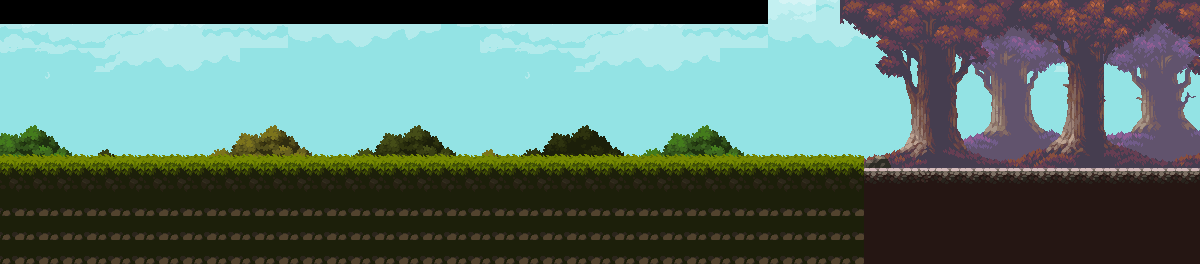

This game map was drawn from its Tiled (.tmx) file and the tilesets committed beside it. A one-line description and the trimmed map source follow:
An orthogonal 50x11 tile map with 24x24 px tiles, 4 tile layers (sky, background_layer_1, background_layer_2, Ground), 7 tilesets and 15 objects (9x villager, 3x ground, 2x leftGroundWall, Player).

<map version="1.10" tiledversion="1.11.0" orientation="orthogonal" renderorder="right-down" width="50" height="11" tilewidth="24" tileheight="24" infinite="0" nextlayerid="8" nextobjectid="17">
 <tileset firstgid="1" source="blue_sky.tsx" />
 <tileset firstgid="191" source="g_asset.tsx" />
 <tileset firstgid="447" source="background_layer_2.tsx" />
 <tileset firstgid="538" source="background_layer_3.tsx" />
 <tileset firstgid="629" source="oka_g.tsx" />
 <tileset firstgid="944" source="rock_1.tsx" />
 <tileset firstgid="945" source="rock_2.tsx" />
 <layer id="1" name="sky" width="50" height="11" parallaxx="0.85">
  <data>[550 cells, 450 non-empty, 179 distinct tile ids]</data>
 </layer>
 <layer id="3" name="background_layer_1" width="50" height="11" parallaxx="0.9">
  <data>[550 cells, 132 non-empty, 125 distinct tile ids]</data>
 </layer>
 <layer id="4" name="background_layer_2" width="50" height="11" parallaxx="0.95">
  <data>[550 cells, 113 non-empty, 92 distinct tile ids]</data>
 </layer>
 <layer id="2" name="Ground" width="50" height="11">
  <data>[550 cells, 250 non-empty, 8 distinct tile ids]</data>
 </layer>
 <objectgroup id="5" name="ground_layer">
  <object id="1" name="ground" type="ground" x="0.1665" y="155.625" width="886.167" height="5.75" />
  <object id="2" name="ground" type="ground" x="885.292" y="167.875" width="313.792" height="5.75" />
  <object id="4" name="ground" type="ground" x="885.292" y="167.875" width="313.792" height="5.75" />
  <object id="3" name="leftGroundWall" type="leftGroundWall" x="883.583" y="158.292" width="4.91667" height="13.7083" />
  <object id="6" name="leftGroundWall" type="leftGroundWall" x="88.0417" y="80.4583" width="4.91667" height="85.0833" />
 </objectgroup>
 <objectgroup id="6" name="spawn">
  <object id="5" name="Player" type="Player" x="524.5" y="120">
   <properties>
    <property name="damageCap" type="float" value="1" />
    <property name="jumpForce" type="float" value="-2.4" />
    <property name="runSpeed" type="float" value="75" />
   </properties>
   <point />
  </object>
 </objectgroup>
 <objectgroup id="7" name="items">
  <object id="7" name="villager" type="villager" x="740.558" y="102.657">
   <properties>
    <property name="type" value="man" />
   </properties>
   <point />
  </object>
  <object id="9" name="villager" type="villager" x="757.5" y="101">
   <properties>
    <property name="type" value="oldMan" />
   </properties>
   <point />
  </object>
  <object id="10" name="villager" type="villager" x="776.5" y="100.5">
   <properties>
    <property name="type" value="woman" />
   </properties>
   <point />
  </object>
  <object id="11" name="villager" type="villager" x="807" y="103.5">
   <properties>
    <property name="type" value="oldWoman" />
   </properties>
   <point />
  </object>
  <object id="12" name="villager" type="villager" x="831.5" y="100.5">
   <properties>
    <property name="type" value="boy" />
   </properties>
   <point />
  </object>
  <object id="13" name="villager" type="villager" x="869" y="107">
   <properties>
    <property name="type" value="woman" />
   </properties>
   <point />
  </object>
  <object id="14" name="villager" type="villager" x="696.5" y="108.5">
   <properties>
    <property name="type" value="man" />
   </properties>
   <point />
  </object>
  <object id="15" name="villager" type="villager" x="790.5" y="113.5">
   <properties>
    <property name="type" value="boy" />
   </properties>
   <point />
  </object>
  <object id="16" name="villager" type="villager" x="719" y="101">
   <properties>
    <property name="type" value="oldWoman" />
   </properties>
   <point />
  </object>
 </objectgroup>
</map>
